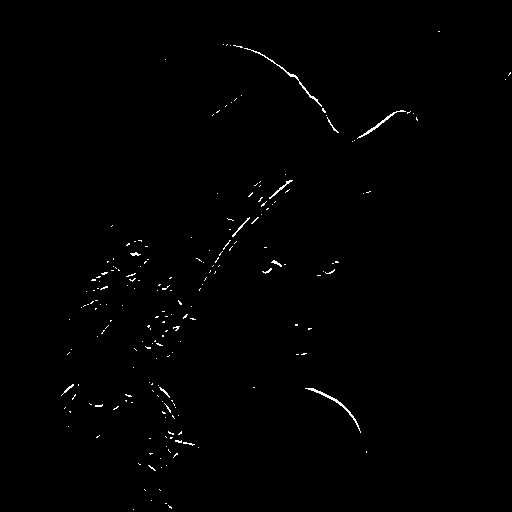
//> input picture image processing/task2/convolution.png, 512 x 512 px, given in place of , which was not available
$ ./task2   (built with g++ and OpenCV 4)
//> lines starting //> are read from the running program, lines starting //| are printed output that depends on the picture; after the words box and inside, x2 and y2 are one past the last pixel; in counts of white or black regions, pixels touching at a corner belong together; pictures that were not available may be replaced by others from this repository, and a replacement may not be noted
//> further down, src_rgb is the input picture: 512 rows x 512 cols, CV_8UC3; values 0 (black) and 1 (white), 0.58% white in thin lines or dots, all inside (x1, y1, x2, y2) = (61, 31, 511, 510)
### image processing/task2/pch.h
// Tips for Getting Started:
//   1. Use the Solution Explorer window to add/manage files
//   2. Use the Team Explorer window to connect to source control
//   3. Use the Output window to see build output and other messages
//   4. Use the Error List window to view errors
//   5. Go to Project > Add New Item to create new code files, or Project > Add Existing Item to add existing code files to the project
//   6. In the future, to open this project again, go to File > Open > Project and select the .sln file

#ifndef PCH_H
#define PCH_H

// TODO: add headers that you want to pre-compile here

#endif //PCH_H

### image processing/task2/task2.cpp
#include "pch.h"
#include <stdio.h>
#include <stdlib.h>
#include <string.h>
#include <iostream>

#include <opencv2/imgproc/imgproc.hpp>
#include <opencv2/highgui/highgui.hpp>
#include <opencv2/core/fast_math.hpp>


/*
Function for grayscale image (0-255) computes the convolution with given kernel with size 3x3 of float (CV_32FC1).
Border image values keep 0.
Implement on your own by iteration over the image, for each pixels' neighbourhood do a convolution with the kernel.
Normalize the result value before storing to output image.

For implementation, the following OpenVC functions/methods are only allowed:
Mat:: rows, cols, step(), size(), at<>(), zeros(), ones(), eye()
*/
void convolution(cv::Mat& gray, const cv::Mat& kernel, cv::Mat& dst)
{
	dst = cv::Mat::zeros(gray.size(), CV_32FC1);

	if (kernel.rows != 3 || kernel.cols != 3)
		return;

	/*  Working area - begin */

	cv::Mat temp = cv::Mat::zeros(gray.size(), CV_32FC1); // Set a temporary Matrix to hold the image, to be used for normalization.

	float kerSum = 0; // Calculate the kernel's sum.
	for (int i = 0; i < kernel.rows; i++) {
		for (int j = 0; j < kernel.cols; j++) {
			kerSum += abs(kernel.at<float>(i, j));
		}
	}

	float oldMax = 0, oldMin = 0; // Variables to store min & max value of the calculation, to be used for normalization.
	float newMax = 1, newMin = -1; // Set the limits of pixel values in the output image.

	for (int r = 1; r < gray.rows - 1; r++) {
		for (int c = 1; c < gray.cols - 1; c++) {
			float pixel = ( // Calculate the convoluted pixel value.
				kernel.at<float>(0, 0)*(float)gray.at<uchar>(r - 1, c - 1) +
				kernel.at<float>(0, 1)*(float)gray.at<uchar>(r - 1, c) +
				kernel.at<float>(0, 2)*(float)gray.at<uchar>(r - 1, c + 1) +
				kernel.at<float>(1, 0)*(float)gray.at<uchar>(r, c - 1) +
				kernel.at<float>(1, 1)*(float)gray.at<uchar>(r, c) +
				kernel.at<float>(1, 2)*(float)gray.at<uchar>(r, c + 1) +
				kernel.at<float>(2, 0)*(float)gray.at<uchar>(r + 1, c - 1) +
				kernel.at<float>(2, 1)*(float)gray.at<uchar>(r + 1, c) +
				kernel.at<float>(2, 2)*(float)gray.at<uchar>(r + 1, c + 1)
				) / kerSum;
			if (pixel > oldMax) {
				oldMax = pixel;
			}
			if (pixel < oldMin) {
				oldMin = pixel;
			}
			temp.at<float>(r, c) = pixel; // Assign the calculated value of the pixel.
		}
	}
//> this loop made 510 passes
//> (oldMax, oldMin) on passes 1 to 3: (0, 0), (0, 0), (0, 0)
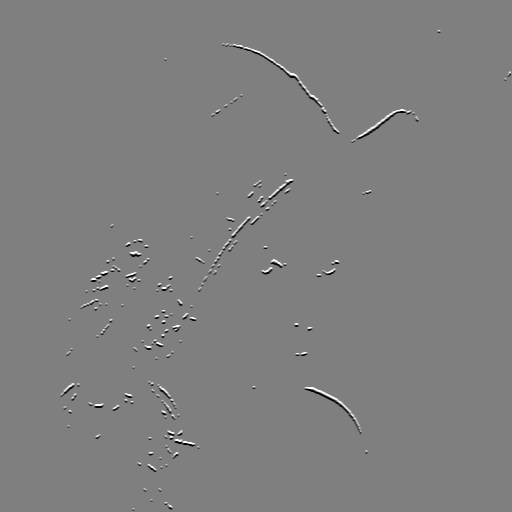
//> temp: 512 rows x 512 cols, CV_32FC1; min -0.5, max 0.5, mean 0; drawn with min black and max white
//> after the loop, oldMax = 0.5; oldMin = -0.5

	float oldRange = oldMax - oldMin;
//> oldRange = 1
	float newRange = newMax - newMin;

	for (int r = 1; r < gray.rows - 1; r++) {
		for (int c = 1; c < gray.cols - 1; c++) {
			// Perform linear normalization.
			float scale = (temp.at<float>(r, c) - oldMin) / oldRange;
			dst.at<float>(r, c) = (newRange * scale) + newMin;
		}
	}

	// Display input-output images and wait (for testing).
	cv::imshow("conv input", gray);
	cv::imshow("cov output", temp);
	cv::imshow("conv output (normalized)", dst);
	cv::waitKey(0);
	/*  Working area - end */

	return;
}

/*
The function performs geometric image transformation using interpolation with the nearest neighbor.

The input transformation describes the transformation of the pixels from the input image to the output.
We use the inverse process (see lecture), i.e. calculate inverse transformation and
for each point of the output matrix we will look for its position in the input image and use the
interpolation with the nearest neighbor to find the output pixel value.
*/
void geometricalTransform(const cv::Mat& src, cv::Mat& dst, const cv::Mat& transformation)
{
	// inverse transform
	cv::Mat T = transformation.inv();

	// output matrix/image
	dst = cv::Mat::zeros(src.size(), CV_8UC1);

	/*
	For each pixel of the output image do
		1. map its position to the source image using inverse transform
			viz http://docs.opencv.org/modules/imgproc/doc/geometric_transformations.html?highlight=warpaffine#warpaffine
		2. check the coordinates to be within the image
		3. apply nearest neighbor interpolation

	For implementation, the following OpenVC functions/methods are only allowed:
		Mat:: rows, cols, step(), size(), at<>(), zeros(), ones(), eye(), cvRound()
	*/

	/*  Working area - begin */

	for (int r = 0; r < src.rows; r++) {
		for (int c = 0; c < src.cols; c++) {
			// Tranformation: dst(x,y) = src(M11*x + M12*y + M13, M12*x + M21*y + M23)
			float rOld = transformation.at<float>(0, 0) * r + transformation.at<float>(0, 1) * c + transformation.at<float>(0, 2);
			rOld = (rOld < src.rows && rOld > 0) ? rOld : -1;
			float cOld = transformation.at<float>(1, 0) * r + transformation.at<float>(1, 1) * c + transformation.at<float>(1, 2);
			cOld = (cOld < src.cols && cOld > 0) ? rOld : -1;

			double value = (rOld < 0 || cOld < 0) ? -1 : src.at<uchar>(rOld, cOld); // Set all values that are not defined at negative, to be ignored while interpolating.
			//if (r == c) { std::cout << (int)src.at<uchar>(r,c) << " -> " << value << std::endl; }
			dst.at<uchar>(r, c) = (uchar)value; // Assign the calculated value.
		}
	}

	// Display input-output images and wait (for testing).
	cv::imshow("input", src);
	cv::imshow("output", dst);
	cv::waitKey(0);

	/*  Working area - end */

	return;
}


//---------------------------------------------------------------------------
void checkDifferences(const cv::Mat test, const cv::Mat ref, std::string tag, bool save = false);
//---------------------------------------------------------------------------

//
// Examples of input parameters
//
// mt-02 image_path [rotation in degrees] [scale]


int main(int argc, char* argv[])
{
	std::string img_path = "";
	float s = 1.f;
	float r = 0.f;

	// check input parameters
	if (argc > 1) img_path = std::string(argv[1]);
	if (argc > 2) r = atof(argv[2]);
	if (argc > 3) s = atof(argv[3]);


	// load testing images
	cv::Mat src_rgb = cv::imread(img_path);

	// check testing images
	if (src_rgb.empty()) {
		std::cout << "Failed to load image: " << img_path << std::endl;
		return -1;
	}

	// convert to grayscale image
	cv::Mat src_gray;
	cvtColor(src_rgb, src_gray, cv::COLOR_BGR2GRAY); // CHANGED 'CV_BGR2GRAY' TO 'COLOR_BGR2GRAY'!

	//---------------------------------------------------------------------------

	// convolution kernel
	float ker[9] = { -1, -2, -1, 0, 0, 0, 1, 2, 1 };
	cv::Mat kernel(3, 3, CV_32FC1, ker);
	cv::Mat conv_res, conv_ref;

	// your own convolution function
	convolution(src_gray, kernel, conv_res);

	// reference solution
	cv::flip(kernel, kernel, -1);
	cv::filter2D(src_gray, conv_ref, CV_32F, kernel);
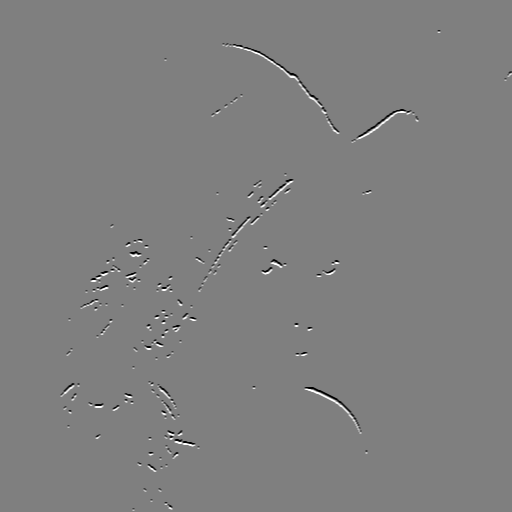
//> conv_ref: 512 rows x 512 cols, CV_32FC1; min -4, max 4, mean 0; drawn with min black and max white
	conv_ref *= 1.f / (cv::sum(abs(kernel)).val[0] + 0.000000001);
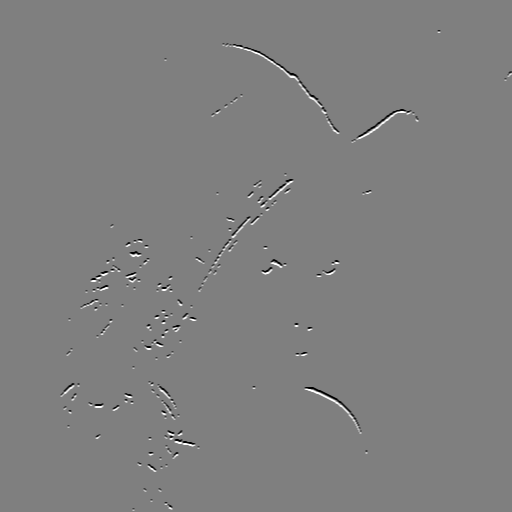
//> conv_ref: 512 rows x 512 cols, CV_32FC1; 1.78% of pixels changed, all inside (x1, y1, x2, y2) = (60, 30, 512, 511); drawn with min black and max white
	// reset border values of reference output (our function does not work well on image border)
	cv::rectangle(conv_ref, cv::Point(0, 0), cv::Point(conv_ref.cols - 1, conv_ref.rows - 1), cv::Scalar::all(0), 1);
//> conv_ref: 512 rows x 512 cols, CV_32FC1; 4 pixels changed, all inside (x1, y1, x2, y2) = (511, 71, 512, 75)

	//---------------------------------------------------------------------------

	// geometry transformation

	// image center
	cv::Point2f c = cv::Point2f(0.5f*src_gray.cols, 0.5f*src_gray.rows);
//> c = Point(256, 256)

	// translation, rotation, scale and final matrices
	cv::Mat T = cv::Mat::eye(3, 3, CV_32FC1);
	cv::Mat R = cv::Mat::eye(3, 3, CV_32FC1);
	cv::Mat S = cv::Mat::eye(3, 3, CV_32FC1);
	cv::Mat M = cv::Mat::eye(3, 3, CV_32FC1);

	/*
	Set the translation, rotation, and scaling matrix coefficients
	and multiply the transformation matrix in the correct order,
	so that the resulting image is rotated and rescaled around its center.
	Values are in variables 'c', 'r' and 's'.
	Notes:
		- the angle is in degrees (not in radians),
		- we want to rotate counterclockwise (the rotation matrix must be inverted before use),
		- multiplication of matrices A * B * C is in c++ from left, brackets (A * (B * C)) must be used to multiply from right

	For implementation, the following OpenVC functions/methods are only allowed:
		Mat:: rows, cols, at<>(), zeros(), ones(), eye(), inv(), cos, sin, CV_PI
	*/

	/*  Working area - begin */

	// Transformation matrix:
	// [	a	b	(1-a)*centerX-b*centerY	]
	// [	-b	a	b*centerX+(1-a)*centerY	]
	// a = scale*cos(angle)
	// b = scale*sin(angle)

	std::cout << "r: " << r << std::endl;
	std::cout << "s: " << s << std::endl;

	float a = s * cos(r * CV_PI / 180);
	float b = s * sin(r * CV_PI / 180);
	std::cout << "a: " << a << std::endl;
	std::cout << "b: " << b << std::endl;

	M.at<float>(0, 0) = a;
	M.at<float>(0, 1) = b;
	M.at<float>(0, 2) = (1 - a) * src_gray.rows / 2 - b * src_gray.cols / 2;
	M.at<float>(1, 0) = -b;
	M.at<float>(1, 1) = a;
	M.at<float>(1, 2) = b * src_gray.rows / 2 + (1 - a) * src_gray.cols / 2;

	std::cout << M << std::endl;

	/*  Working area - end */

	//std::cout << M << std::endl;

	// final image
	cv::Mat tran_res, tran_ref;

	// your own solution
	geometricalTransform(src_gray, tran_res, M);
//> after the loop in geometricalTransform, `for (int r = 0; r < src.rows; r++)`:
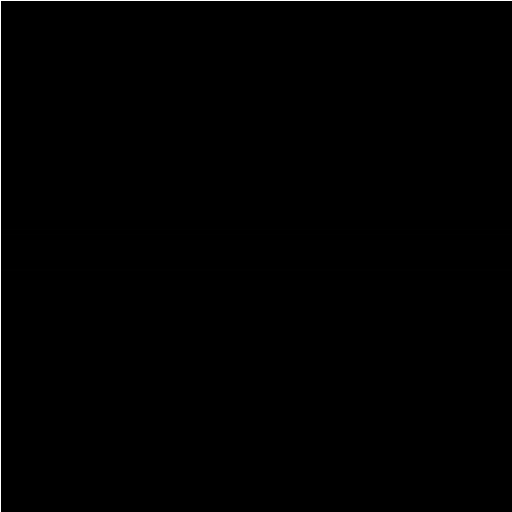
//> dst: 512 rows x 512 cols, CV_8UC1; min 0, max 255, mean 1
	cv::imwrite("tran_res.png", tran_res);

	// reference solution
	cv::Mat Mref = cv::getRotationMatrix2D(c, r, s);
//> Mref = [[1, 0, 0], [0, 1, 0]]
	// warpAffine internally inverts the transformation matrix and interpolates the pixel output values from the input image
	cv::warpAffine(src_gray, tran_ref, Mref, src_gray.size(), cv::INTER_NEAREST, cv::BORDER_CONSTANT, cv::Scalar::all(0));
	cv::imwrite("tran_ref.png", tran_ref);
	//std::cout << Mref << std::endl;

	//---------------------------------------------------------------------------


	// evaluation
	checkDifferences(conv_res, conv_ref, "convolution", true);
	checkDifferences(tran_res, tran_ref, "geometry", true);
	std::cout << std::endl;

	return 0;
}
//---------------------------------------------------------------------------


void checkDifferences(const cv::Mat test, const cv::Mat ref, std::string tag, bool save)
{
//> called with tag = "convolution", save = true
	double mav = 255., err = 255., nonzeros = 1000.;

	if (!test.empty()) {
		cv::Mat diff;
		cv::absdiff(test, ref, diff);
		cv::minMaxLoc(diff, NULL, &mav);
//> mav = 1.5
		nonzeros = 1. * cv::countNonZero(diff); // / (diff.rows*diff.cols);
//> nonzeros = 4669
		err = (nonzeros > 0 ? (cv::sum(diff).val[0] / nonzeros) : 0);
//> err = 0.78

		if (save) {
			diff *= 255;
			cv::imwrite((tag + ".png").c_str(), test);
			cv::imwrite((tag + "_err.png").c_str(), diff);
		}
	}

	printf("%s %.2f %.2f %.2f ", tag.c_str(), err, nonzeros, mav);
//| convolution 0.78 4669.00 1.50
//> call 2 of checkDifferences, with tag = "geometry", save = true
//> in checkDifferences (call 2), `nonzeros = 1. * cv::countNonZero(diff);`: nonzeros = 4551
//> in checkDifferences (call 2), `err = (nonzeros > 0 ? (cv::sum(diff).val[0] / nonzeros) : 0);`: err = 58.1
//> in checkDifferences (call 2), `diff *= 255;`:
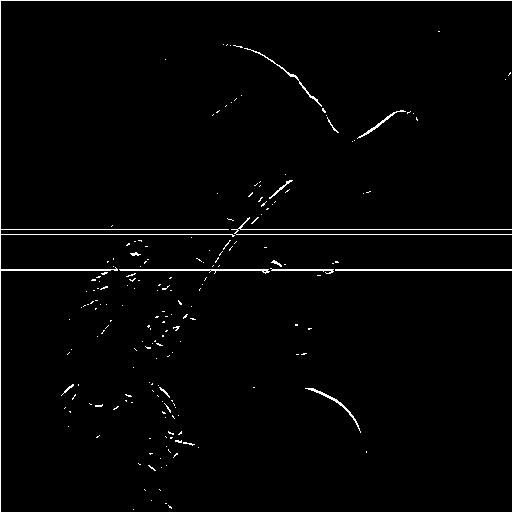
//> diff: 512 rows x 512 cols, CV_8UC1; 1.7% white in thin lines or dots
//| geometry 58.10 4551.00 255.00

	return;
}
